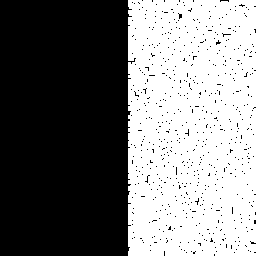
#> input picture Exercises_08a/filter_1_opening.pgm, 256 x 256 px
$ python exercise_08a_filter.py filter_1_opening.pgm out.png out.png out.png out.png
#> lines starting #> are read from the running program, lines starting #| are printed output that depends on the picture; after the words box and inside, x2 and y2 are one past the last pixel; in counts of white or black regions, pixels touching at a corner belong together
import sys
import cv2
import numpy as np

if len(sys.argv) != 6:
    print('Example: python exercise_08a_filter.py isn_256.pgm filter_1_opening.pgm filter_2_closing.pgm filter_3_ope_clo.pgm filter_4_clo_ope.pgm')
    sys.exit(1)

else:

    try:
        img1 = cv2.imread(sys.argv[1], cv2.IMREAD_GRAYSCALE)
#> img1: shape (256, 256); 48.4% white; 1 white region, box (x1, y1, x2, y2) and area: (128, 0, 256, 256) 31710
        img2 = img1.copy()

        b = np.ones((3, 3), np.uint8)
        filter_1_opening = cv2.morphologyEx(img2, cv2.MORPH_OPEN, b)
        filter_2_closing = cv2.morphologyEx(img2, cv2.MORPH_CLOSE, b)
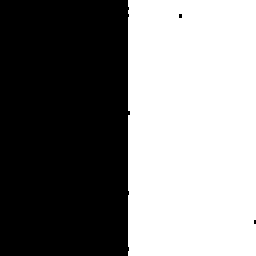
#> filter_2_closing: shape (256, 256); 49.9% white; 1 white region, box (x1, y1, x2, y2) and area: (128, 0, 256, 256) 32726

        filter_3_ope_clo = cv2.morphologyEx(filter_2_closing, cv2.MORPH_OPEN, b)

        filter_4_clo_ope = cv2.morphologyEx(filter_1_opening, cv2.MORPH_CLOSE, b)

        cv2.imwrite(sys.argv[2], filter_1_opening)
        cv2.imwrite(sys.argv[3], filter_2_closing)
        cv2.imwrite(sys.argv[4], filter_3_ope_clo)
        cv2.imwrite(sys.argv[5], filter_4_clo_ope)

        cv2.imshow("Window: orginal", img1)
        cv2.imshow("Window: filter1", filter_1_opening)
        cv2.imshow("Window: filter2", filter_2_closing)
        cv2.imshow("Window: filter3", filter_3_ope_clo)
        cv2.imshow("Window: filter4", filter_4_clo_ope)
        cv2.waitKey(0)


    except Exception as e:
        print(e)

    #all the files is created by following line. exercise_08a_output_01.txt is written by me.
    #python exercise_08a_filter.py isn_256.pgm filter_1_opening.pgm filter_2_closing.pgm filter_3_ope_clo.pgm filter_4_clo_ope.pgm
